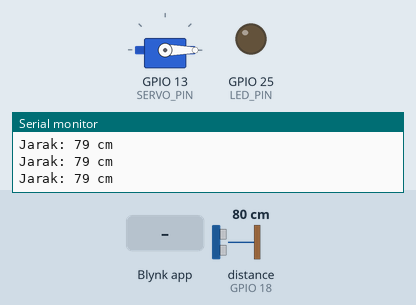
The sketch below on a simulated ESP32. On the bench: servo, output pins drawn as LEDs (lit = HIGH), the last lines printed to the serial monitor. Wiring (inferred from the names in the program): ultrasonic range finder: trigger GPIO 5; echo GPIO 18. The inputs (shaded band) are chosen by the test bench; at power-on: distance to the obstacle (sensor on GPIO 18) 80 cm. The echo pulse lasts 58.3 µs per cm; WiFi joins after 1.5 s; servers stay silent unless stated; pins used as bus, display or sensor lines are not drawn.

Above: at 3.0 s.
3.1 s: distance to the obstacle (sensor on GPIO 18) set to 32 cm
4.6 s: distance to the obstacle (sensor on GPIO 18) set to 27 cm
At 6.0 s:
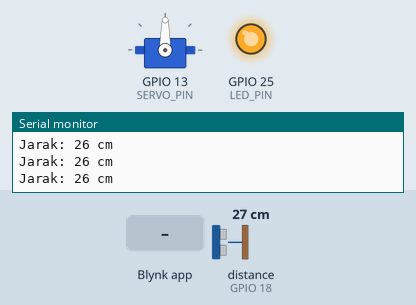
6.3 s: Blynk app writes 0 to V2
At 6.9 s:
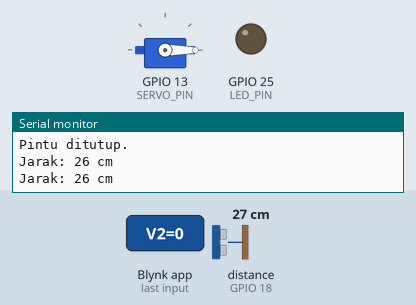
7.8 s: Blynk app writes 1 to V2
At 8.1 s:
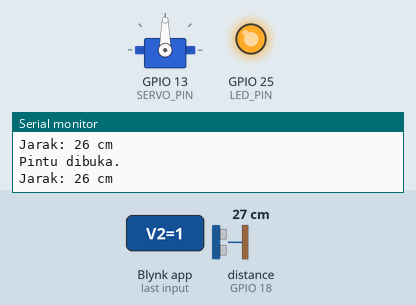
Timing chart, 0 to 10.3 s (numbered marks = the images above; inputs shaded):
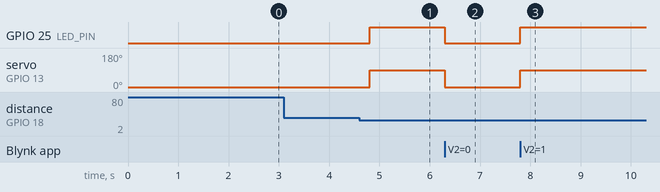

The sketch:

Akhir_Iman_Mulyadi_21552011074_Kontrol_Pintu_Garasi_Otomatis.ino
```cpp
#define BLYNK_TEMPLATE_ID "TMPL6pg0LTa6h"
#define BLYNK_TEMPLATE_NAME "Kontrol Garasi"
#define BLYNK_AUTH_TOKEN "iI-HHkXIf0S2n5UCgUkvvfsnSlonjQc1"

#define BLYNK_PRINT Serial

#include <WiFi.h>
#include <BlynkSimpleEsp32.h>
#include <ESP32Servo.h>

// WiFi & Blynk
char ssid[] = "Wokwi-GUEST";
char pass[] = "";
char auth[] = BLYNK_AUTH_TOKEN;

// Pin HC-SR04 & Komponen
#define TRIG_PIN     5
#define ECHO_PIN     18
#define LED_PIN      25
#define SERVO_PIN    13

// Objek
Servo servo;
BlynkTimer timer;

// Variabel status
bool pintuTerbuka = false;
bool modeManual = false;
bool tombolManual = false;
int ambangJarak = 30; // ambang buka otomatis

// Fungsi membaca jarak
long bacaJarak() {
  digitalWrite(TRIG_PIN, LOW);
  delayMicroseconds(2);
  digitalWrite(TRIG_PIN, HIGH);
  delayMicroseconds(10);
  digitalWrite(TRIG_PIN, LOW);

  long durasi = pulseIn(ECHO_PIN, HIGH, 30000); // timeout 30ms
  long jarak = durasi * 0.034 / 2;

  if (jarak == 0 || durasi == 0 || jarak > 400) {
    return 400;
  }

  return jarak;
}

// Fungsi membuka pintu
void bukaPintu() {
  servo.write(90);
  digitalWrite(LED_PIN, HIGH);
  Blynk.virtualWrite(V3, 255);
  pintuTerbuka = true;
  Serial.println("Pintu dibuka.");
}

// Fungsi menutup pintu
void tutupPintu() {
  servo.write(0);
  digitalWrite(LED_PIN, LOW);
  Blynk.virtualWrite(V3, 0); // LED indikator mati
  Serial.println("Pintu ditutup.");
  pintuTerbuka = false;
}

// Fungsi otomatisasi jarak
void cekJarak() {
  long jarak = bacaJarak();

  if (jarak == 400) {
    Serial.println("Gagal membaca jarak.");
    return;
  }

  Blynk.virtualWrite(V1, jarak);
  Serial.print("Jarak: ");
  Serial.print(jarak);
  Serial.println(" cm");

  // Jika tidak manual, pakai mode otomatis
  if (!modeManual) {
    if (jarak < ambangJarak && !pintuTerbuka) {
      bukaPintu();
    } else if (jarak >= ambangJarak && pintuTerbuka) {
      tutupPintu();
    }
  }
}

// Fungsi menerima tombol dari Blynk
BLYNK_WRITE(V2) {
  int state = param.asInt();
  tombolManual = state;
  modeManual = true; // Saat tombol ditekan, aktifkan mode manual

  if (tombolManual && !pintuTerbuka) {
    bukaPintu();
  } else if (!tombolManual && pintuTerbuka) {
    tutupPintu();
  }
}

void setup() {
  Serial.begin(115200);

  pinMode(TRIG_PIN, OUTPUT);
  pinMode(ECHO_PIN, INPUT);
  pinMode(LED_PIN, OUTPUT);

  servo.attach(SERVO_PIN);
  servo.write(0); // posisi awal tertutup
  Blynk.virtualWrite(V3, 0); // Status awal indikator pintu tertutup

  Blynk.begin(auth, ssid, pass);
  timer.setInterval(300L, cekJarak);
}

void loop() {
  Blynk.run();
  timer.run();
}
```

Measured:
- the behaviour switches between 31 and 30 cm on distance to the obstacle (sensor on GPIO 18) (found by bisection; images 0 and 1)
- after the input at 4.6 s, GPIO 25 (LED_PIN): LOW → HIGH after 0.21 s; servo on GPIO 13 (SERVO_PIN): 0° → 90° after 0.21 s
- after the input at 6.3 s, GPIO 25 (LED_PIN): HIGH → LOW at once; servo on GPIO 13 (SERVO_PIN): 90° → 0° at once
- after the input at 7.8 s, GPIO 25 (LED_PIN): LOW → HIGH at once; servo on GPIO 13 (SERVO_PIN): 0° → 90° at once
